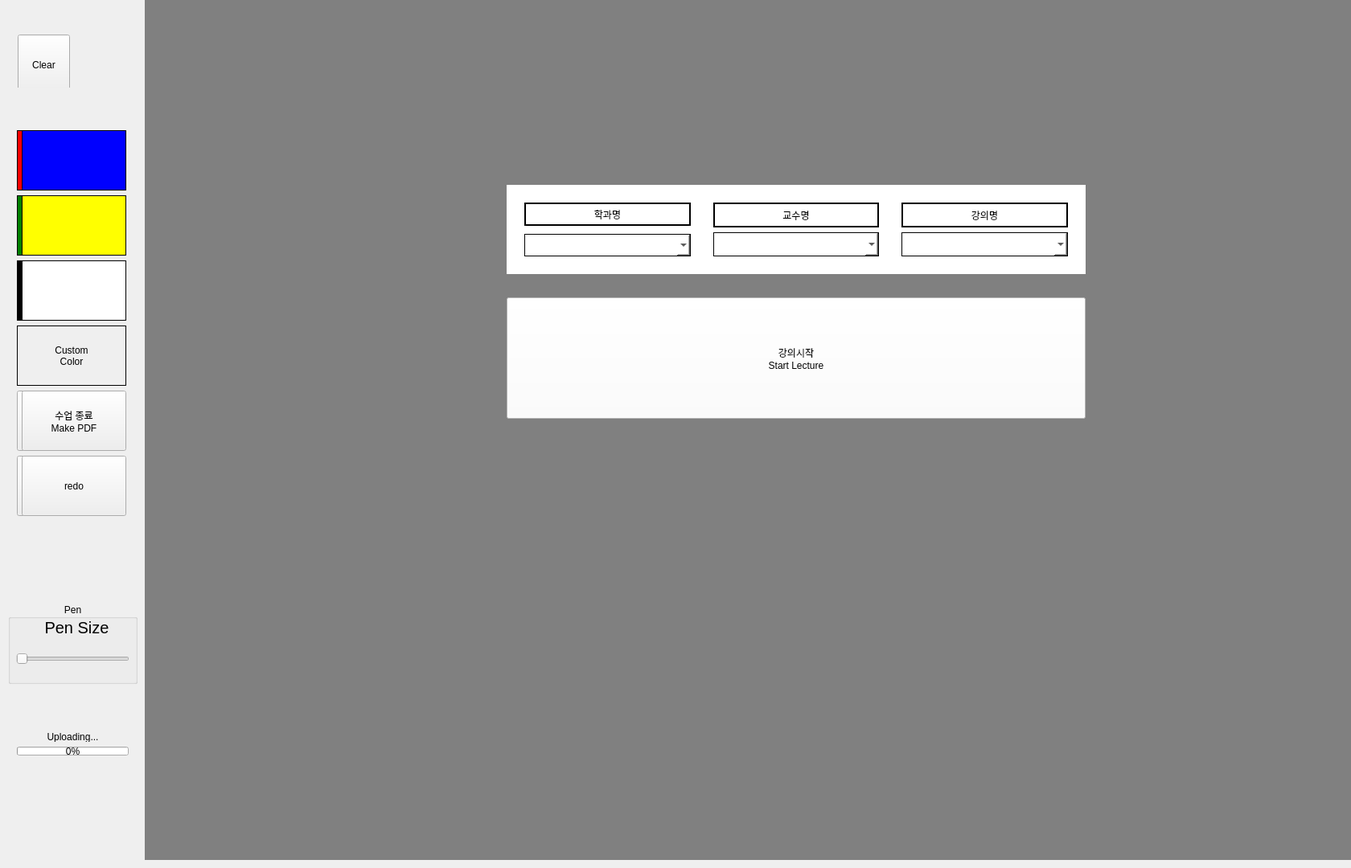
<?xml version="1.0" encoding="UTF-8"?>
<ui version="4.0">
 <class>MainWindow</class>
 <widget class="QMainWindow" name="MainWindow">
  <property name="geometry">
   <rect>
    <x>0</x>
    <y>0</y>
    <width>1680</width>
    <height>1080</height>
   </rect>
  </property>
  <property name="sizePolicy">
   <sizepolicy hsizetype="Preferred" vsizetype="Preferred">
    <horstretch>0</horstretch>
    <verstretch>0</verstretch>
   </sizepolicy>
  </property>
  <property name="minimumSize">
   <size>
    <width>800</width>
    <height>600</height>
   </size>
  </property>
  <property name="maximumSize">
   <size>
    <width>1680</width>
    <height>1080</height>
   </size>
  </property>
  <property name="sizeIncrement">
   <size>
    <width>0</width>
    <height>0</height>
   </size>
  </property>
  <property name="mouseTracking">
   <bool>false</bool>
  </property>
  <property name="windowTitle">
   <string>MainWindow</string>
  </property>
  <property name="autoFillBackground">
   <bool>true</bool>
  </property>
  <widget class="QWidget" name="centralWidget">
   <property name="enabled">
    <bool>true</bool>
   </property>
   <property name="sizePolicy">
    <sizepolicy hsizetype="Preferred" vsizetype="Preferred">
     <horstretch>0</horstretch>
     <verstretch>0</verstretch>
    </sizepolicy>
   </property>
   <widget class="CanvasWidget" name="canvas" native="true">
    <property name="geometry">
     <rect>
      <x>180</x>
      <y>0</y>
      <width>1531</width>
      <height>1070</height>
     </rect>
    </property>
    <property name="sizePolicy">
     <sizepolicy hsizetype="Fixed" vsizetype="Fixed">
      <horstretch>0</horstretch>
      <verstretch>0</verstretch>
     </sizepolicy>
    </property>
    <property name="minimumSize">
     <size>
      <width>0</width>
      <height>1070</height>
     </size>
    </property>
    <property name="maximumSize">
     <size>
      <width>16777215</width>
      <height>1070</height>
     </size>
    </property>
    <property name="autoFillBackground">
     <bool>false</bool>
    </property>
    <property name="styleSheet">
     <string notr="true">background-color : white;</string>
    </property>
    <widget class="QPushButton" name="StartButton">
     <property name="geometry">
      <rect>
       <x>450</x>
       <y>370</y>
       <width>720</width>
       <height>151</height>
      </rect>
     </property>
     <property name="text">
      <string>강의시작
Start Lecture</string>
     </property>
    </widget>
    <widget class="QLabel" name="canvasMask">
     <property name="geometry">
      <rect>
       <x>0</x>
       <y>-130</y>
       <width>1800</width>
       <height>1200</height>
      </rect>
     </property>
     <property name="styleSheet">
      <string notr="true">background-color:gray</string>
     </property>
     <property name="text">
      <string/>
     </property>
    </widget>
    <widget class="QWidget" name="infoView" native="true">
     <property name="geometry">
      <rect>
       <x>450</x>
       <y>230</y>
       <width>720</width>
       <height>111</height>
      </rect>
     </property>
     <layout class="QHBoxLayout" name="infoLayout">
      <item>
       <widget class="QWidget" name="widget" native="true">
        <layout class="QVBoxLayout" name="verticalLayout_7">
         <property name="spacing">
          <number>10</number>
         </property>
         <item>
          <widget class="QLabel" name="label_9">
           <property name="sizePolicy">
            <sizepolicy hsizetype="Preferred" vsizetype="Preferred">
             <horstretch>0</horstretch>
             <verstretch>0</verstretch>
            </sizepolicy>
           </property>
           <property name="styleSheet">
            <string notr="true">border: 2px solid;</string>
           </property>
           <property name="text">
            <string>학과명</string>
           </property>
           <property name="alignment">
            <set>Qt::AlignCenter</set>
           </property>
          </widget>
         </item>
         <item>
          <widget class="QComboBox" name="departmentComboBox">
           <property name="sizePolicy">
            <sizepolicy hsizetype="Preferred" vsizetype="Preferred">
             <horstretch>0</horstretch>
             <verstretch>0</verstretch>
            </sizepolicy>
           </property>
           <property name="styleSheet">
            <string notr="true">border: 1px solid;</string>
           </property>
           <property name="currentText">
            <string/>
           </property>
          </widget>
         </item>
        </layout>
       </widget>
      </item>
      <item>
       <widget class="QWidget" name="widget" native="true">
        <layout class="QVBoxLayout" name="verticalLayout_8">
         <item>
          <widget class="QLabel" name="label_8">
           <property name="sizePolicy">
            <sizepolicy hsizetype="Preferred" vsizetype="Preferred">
             <horstretch>0</horstretch>
             <verstretch>0</verstretch>
            </sizepolicy>
           </property>
           <property name="styleSheet">
            <string notr="true">border: 2px solid;</string>
           </property>
           <property name="text">
            <string>교수명</string>
           </property>
           <property name="alignment">
            <set>Qt::AlignCenter</set>
           </property>
          </widget>
         </item>
         <item>
          <widget class="QComboBox" name="professorComboBox">
           <property name="sizePolicy">
            <sizepolicy hsizetype="Preferred" vsizetype="Preferred">
             <horstretch>0</horstretch>
             <verstretch>0</verstretch>
            </sizepolicy>
           </property>
           <property name="styleSheet">
            <string notr="true">border: 1px solid;</string>
           </property>
          </widget>
         </item>
        </layout>
       </widget>
      </item>
      <item>
       <widget class="QWidget" name="widget" native="true">
        <layout class="QVBoxLayout" name="verticalLayout_9">
         <item>
          <widget class="QLabel" name="label_7">
           <property name="sizePolicy">
            <sizepolicy hsizetype="Preferred" vsizetype="Preferred">
             <horstretch>0</horstretch>
             <verstretch>0</verstretch>
            </sizepolicy>
           </property>
           <property name="styleSheet">
            <string notr="true">border: 2px solid;</string>
           </property>
           <property name="text">
            <string>강의명</string>
           </property>
           <property name="alignment">
            <set>Qt::AlignCenter</set>
           </property>
          </widget>
         </item>
         <item>
          <widget class="QComboBox" name="courseComboBox">
           <property name="sizePolicy">
            <sizepolicy hsizetype="Preferred" vsizetype="Preferred">
             <horstretch>0</horstretch>
             <verstretch>0</verstretch>
            </sizepolicy>
           </property>
           <property name="styleSheet">
            <string notr="true">border: 1px solid;</string>
           </property>
          </widget>
         </item>
        </layout>
       </widget>
      </item>
     </layout>
    </widget>
    <zorder>canvasMask</zorder>
    <zorder>StartButton</zorder>
    <zorder>infoView</zorder>
   </widget>
   <widget class="QWidget" name="layoutWidget">
    <property name="geometry">
     <rect>
      <x>10</x>
      <y>151</y>
      <width>158</width>
      <height>581</height>
     </rect>
    </property>
    <layout class="QFormLayout" name="formLayout">
     <item row="0" column="0">
      <widget class="QPushButton" name="color_red">
       <property name="sizePolicy">
        <sizepolicy hsizetype="Minimum" vsizetype="Fixed">
         <horstretch>0</horstretch>
         <verstretch>0</verstretch>
        </sizepolicy>
       </property>
       <property name="minimumSize">
        <size>
         <width>75</width>
         <height>75</height>
        </size>
       </property>
       <property name="styleSheet">
        <string notr="true">background-color: red;  border: 1px solid;</string>
       </property>
       <property name="text">
        <string/>
       </property>
       <attribute name="buttonGroup">
        <string notr="true">colorSelectGroup</string>
       </attribute>
      </widget>
     </item>
     <item row="0" column="1">
      <widget class="QPushButton" name="color_blue">
       <property name="minimumSize">
        <size>
         <width>75</width>
         <height>75</height>
        </size>
       </property>
       <property name="styleSheet">
        <string notr="true">background-color: blue;  border: 1px solid;</string>
       </property>
       <property name="text">
        <string/>
       </property>
       <attribute name="buttonGroup">
        <string notr="true">colorSelectGroup</string>
       </attribute>
      </widget>
     </item>
     <item row="1" column="0">
      <widget class="QPushButton" name="color_green">
       <property name="minimumSize">
        <size>
         <width>75</width>
         <height>75</height>
        </size>
       </property>
       <property name="styleSheet">
        <string notr="true">background-color: green; border: 1px solid;</string>
       </property>
       <property name="text">
        <string/>
       </property>
       <attribute name="buttonGroup">
        <string notr="true">colorSelectGroup</string>
       </attribute>
      </widget>
     </item>
     <item row="1" column="1">
      <widget class="QPushButton" name="color_yellow">
       <property name="minimumSize">
        <size>
         <width>75</width>
         <height>75</height>
        </size>
       </property>
       <property name="styleSheet">
        <string notr="true">background-color : yellow; border: 1px solid;</string>
       </property>
       <property name="text">
        <string/>
       </property>
       <attribute name="buttonGroup">
        <string notr="true">colorSelectGroup</string>
       </attribute>
      </widget>
     </item>
     <item row="2" column="0">
      <widget class="QPushButton" name="color_black">
       <property name="minimumSize">
        <size>
         <width>75</width>
         <height>75</height>
        </size>
       </property>
       <property name="styleSheet">
        <string notr="true">background-color: black; border: 1px solid;</string>
       </property>
       <property name="text">
        <string/>
       </property>
       <attribute name="buttonGroup">
        <string notr="true">colorSelectGroup</string>
       </attribute>
      </widget>
     </item>
     <item row="2" column="1">
      <widget class="QPushButton" name="color_white">
       <property name="minimumSize">
        <size>
         <width>75</width>
         <height>75</height>
        </size>
       </property>
       <property name="styleSheet">
        <string notr="true">background-color : white; border: 1px solid;</string>
       </property>
       <property name="text">
        <string/>
       </property>
       <attribute name="buttonGroup">
        <string notr="true">colorSelectGroup</string>
       </attribute>
      </widget>
     </item>
     <item row="3" column="0" colspan="2">
      <widget class="QPushButton" name="customColor">
       <property name="minimumSize">
        <size>
         <width>75</width>
         <height>75</height>
        </size>
       </property>
       <property name="font">
        <font>
         <pointsize>9</pointsize>
        </font>
       </property>
       <property name="styleSheet">
        <string notr="true"> border: 1px solid;</string>
       </property>
       <property name="text">
        <string>Custom
Color</string>
       </property>
      </widget>
     </item>
     <item row="7" column="0">
      <widget class="QPushButton" name="saveButton">
       <property name="minimumSize">
        <size>
         <width>75</width>
         <height>75</height>
        </size>
       </property>
       <property name="styleSheet">
        <string notr="true"/>
       </property>
       <property name="text">
        <string>현재 이미지
저장</string>
       </property>
      </widget>
     </item>
     <item row="7" column="1">
      <widget class="QPushButton" name="makePdfButton">
       <property name="minimumSize">
        <size>
         <width>75</width>
         <height>75</height>
        </size>
       </property>
       <property name="text">
        <string>수업 종료 
Make PDF</string>
       </property>
      </widget>
     </item>
     <item row="8" column="0">
      <widget class="QPushButton" name="undoButton">
       <property name="minimumSize">
        <size>
         <width>75</width>
         <height>75</height>
        </size>
       </property>
       <property name="styleSheet">
        <string notr="true"/>
       </property>
       <property name="text">
        <string>undo</string>
       </property>
      </widget>
     </item>
     <item row="8" column="1">
      <widget class="QPushButton" name="redoButton">
       <property name="minimumSize">
        <size>
         <width>75</width>
         <height>75</height>
        </size>
       </property>
       <property name="styleSheet">
        <string notr="true"/>
       </property>
       <property name="text">
        <string>redo</string>
       </property>
      </widget>
     </item>
    </layout>
   </widget>
   <widget class="QGroupBox" name="groupBox">
    <property name="geometry">
     <rect>
      <x>10</x>
      <y>750</y>
      <width>161</width>
      <height>101</height>
     </rect>
    </property>
    <property name="styleSheet">
     <string notr="true"/>
    </property>
    <property name="title">
     <string>Pen</string>
    </property>
    <property name="alignment">
     <set>Qt::AlignCenter</set>
    </property>
    <widget class="QSlider" name="penSizeSlide">
     <property name="geometry">
      <rect>
       <x>10</x>
       <y>50</y>
       <width>141</width>
       <height>39</height>
      </rect>
     </property>
     <property name="sizePolicy">
      <sizepolicy hsizetype="Expanding" vsizetype="Maximum">
       <horstretch>0</horstretch>
       <verstretch>0</verstretch>
      </sizepolicy>
     </property>
     <property name="minimumSize">
      <size>
       <width>0</width>
       <height>30</height>
      </size>
     </property>
     <property name="maximumSize">
      <size>
       <width>16777215</width>
       <height>100</height>
      </size>
     </property>
     <property name="styleSheet">
      <string notr="true"/>
     </property>
     <property name="minimum">
      <number>5</number>
     </property>
     <property name="maximum">
      <number>40</number>
     </property>
     <property name="singleStep">
      <number>1</number>
     </property>
     <property name="pageStep">
      <number>5</number>
     </property>
     <property name="value">
      <number>5</number>
     </property>
     <property name="sliderPosition">
      <number>5</number>
     </property>
     <property name="orientation">
      <enum>Qt::Horizontal</enum>
     </property>
    </widget>
    <widget class="QLabel" name="penSizeLabel">
     <property name="geometry">
      <rect>
       <x>20</x>
       <y>10</y>
       <width>131</width>
       <height>41</height>
      </rect>
     </property>
     <property name="font">
      <font>
       <pointsize>15</pointsize>
      </font>
     </property>
     <property name="text">
      <string>Pen Size</string>
     </property>
     <property name="alignment">
      <set>Qt::AlignCenter</set>
     </property>
    </widget>
   </widget>
   <widget class="QWidget" name="layoutWidget">
    <property name="geometry">
     <rect>
      <x>11</x>
      <y>32</y>
      <width>158</width>
      <height>77</height>
     </rect>
    </property>
    <layout class="QHBoxLayout" name="horizontalLayout">
     <item>
      <widget class="QPushButton" name="clearButton">
       <property name="sizePolicy">
        <sizepolicy hsizetype="Fixed" vsizetype="Fixed">
         <horstretch>0</horstretch>
         <verstretch>0</verstretch>
        </sizepolicy>
       </property>
       <property name="minimumSize">
        <size>
         <width>0</width>
         <height>75</height>
        </size>
       </property>
       <property name="text">
        <string>Clear</string>
       </property>
       <property name="flat">
        <bool>false</bool>
       </property>
      </widget>
     </item>
     <item>
      <widget class="QPushButton" name="colorShow">
       <property name="enabled">
        <bool>true</bool>
       </property>
       <property name="sizePolicy">
        <sizepolicy hsizetype="Fixed" vsizetype="Fixed">
         <horstretch>0</horstretch>
         <verstretch>0</verstretch>
        </sizepolicy>
       </property>
       <property name="minimumSize">
        <size>
         <width>75</width>
         <height>75</height>
        </size>
       </property>
       <property name="statusTip">
        <string/>
       </property>
       <property name="styleSheet">
        <string notr="true">background-color : #ffffff;</string>
       </property>
       <property name="text">
        <string/>
       </property>
       <property name="flat">
        <bool>true</bool>
       </property>
      </widget>
     </item>
    </layout>
   </widget>
   <widget class="QWidget" name="layoutWidget">
    <property name="geometry">
     <rect>
      <x>10</x>
      <y>900</y>
      <width>161</width>
      <height>51</height>
     </rect>
    </property>
    <layout class="QVBoxLayout" name="uploadLayout">
     <item>
      <widget class="QLabel" name="uploadText">
       <property name="text">
        <string>Uploading...</string>
       </property>
       <property name="alignment">
        <set>Qt::AlignCenter</set>
       </property>
      </widget>
     </item>
     <item>
      <widget class="QProgressBar" name="uploadProgressBar">
       <property name="value">
        <number>0</number>
       </property>
      </widget>
     </item>
    </layout>
   </widget>
  </widget>
 </widget>
 <layoutdefault spacing="6" margin="11"/>
 <customwidgets>
  <customwidget>
   <class>CanvasWidget</class>
   <extends>QWidget</extends>
   <header location="global">canvaswidget.h</header>
   <container>1</container>
  </customwidget>
 </customwidgets>
 <resources/>
 <connections/>
 <buttongroups>
  <buttongroup name="colorSelectGroup"/>
 </buttongroups>
</ui>
